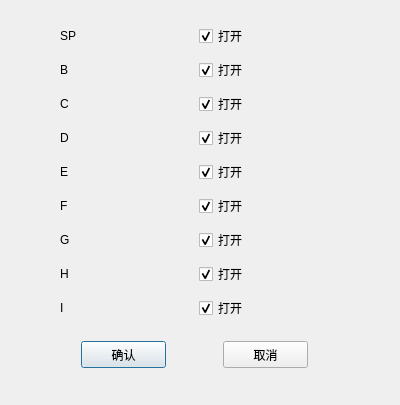
<?xml version="1.0" encoding="UTF-8"?>
<ui version="4.0">
 <class>Dialog</class>
 <widget class="QDialog" name="Dialog">
  <property name="geometry">
   <rect>
    <x>0</x>
    <y>0</y>
    <width>400</width>
    <height>405</height>
   </rect>
  </property>
  <property name="windowTitle">
   <string>配置(自动化分析)</string>
  </property>
  <widget class="QWidget" name="layoutWidget">
   <property name="geometry">
    <rect>
     <x>30</x>
     <y>340</y>
     <width>331</width>
     <height>29</height>
    </rect>
   </property>
   <layout class="QHBoxLayout" name="horizontalLayout">
    <item>
     <widget class="QPushButton" name="pushButton_ok">
      <property name="maximumSize">
       <size>
        <width>85</width>
        <height>27</height>
       </size>
      </property>
      <property name="text">
       <string>确认</string>
      </property>
     </widget>
    </item>
    <item>
     <widget class="QPushButton" name="pushButton_cancel">
      <property name="maximumSize">
       <size>
        <width>85</width>
        <height>27</height>
       </size>
      </property>
      <property name="text">
       <string>取消</string>
      </property>
     </widget>
    </item>
   </layout>
  </widget>
  <widget class="QWidget" name="layoutWidget_2">
   <property name="geometry">
    <rect>
     <x>60</x>
     <y>20</y>
     <width>271</width>
     <height>311</height>
    </rect>
   </property>
   <layout class="QGridLayout" name="gridLayout">
    <item row="0" column="0">
     <widget class="QLabel" name="label">
      <property name="text">
       <string>SP</string>
      </property>
     </widget>
    </item>
    <item row="0" column="1">
     <widget class="QCheckBox" name="checkBox_cfg">
      <property name="text">
       <string>打开</string>
      </property>
      <property name="checked">
       <bool>true</bool>
      </property>
     </widget>
    </item>
    <item row="1" column="0">
     <widget class="QLabel" name="label_2">
      <property name="text">
       <string>B</string>
      </property>
     </widget>
    </item>
    <item row="1" column="1">
     <widget class="QCheckBox" name="checkBox_dalvik">
      <property name="text">
       <string>打开</string>
      </property>
      <property name="checked">
       <bool>true</bool>
      </property>
     </widget>
    </item>
    <item row="2" column="0">
     <widget class="QLabel" name="label_3">
      <property name="text">
       <string>C</string>
      </property>
     </widget>
    </item>
    <item row="2" column="1">
     <widget class="QCheckBox" name="checkBox_javacode">
      <property name="text">
       <string>打开</string>
      </property>
      <property name="checked">
       <bool>true</bool>
      </property>
     </widget>
    </item>
    <item row="3" column="0">
     <widget class="QLabel" name="label_4">
      <property name="text">
       <string>D</string>
      </property>
     </widget>
    </item>
    <item row="3" column="1">
     <widget class="QCheckBox" name="checkBox_bytecode">
      <property name="text">
       <string>打开</string>
      </property>
      <property name="checked">
       <bool>true</bool>
      </property>
     </widget>
    </item>
    <item row="4" column="0">
     <widget class="QLabel" name="label_5">
      <property name="text">
       <string>E</string>
      </property>
     </widget>
    </item>
    <item row="4" column="1">
     <widget class="QCheckBox" name="checkBox_smalicode">
      <property name="text">
       <string>打开</string>
      </property>
      <property name="checked">
       <bool>true</bool>
      </property>
     </widget>
    </item>
    <item row="5" column="0">
     <widget class="QLabel" name="label_6">
      <property name="text">
       <string>F</string>
      </property>
     </widget>
    </item>
    <item row="5" column="1">
     <widget class="QCheckBox" name="checkBox_callin">
      <property name="text">
       <string>打开</string>
      </property>
      <property name="checked">
       <bool>true</bool>
      </property>
     </widget>
    </item>
    <item row="6" column="0">
     <widget class="QLabel" name="label_9">
      <property name="text">
       <string>G</string>
      </property>
     </widget>
    </item>
    <item row="6" column="1">
     <widget class="QCheckBox" name="checkBox_callout">
      <property name="text">
       <string>打开</string>
      </property>
      <property name="checked">
       <bool>true</bool>
      </property>
     </widget>
    </item>
    <item row="7" column="0">
     <widget class="QLabel" name="label_7">
      <property name="text">
       <string>H</string>
      </property>
     </widget>
    </item>
    <item row="7" column="1">
     <widget class="QCheckBox" name="checkBox_permission">
      <property name="text">
       <string>打开</string>
      </property>
      <property name="checked">
       <bool>true</bool>
      </property>
     </widget>
    </item>
    <item row="8" column="0">
     <widget class="QLabel" name="label_8">
      <property name="text">
       <string>I</string>
      </property>
     </widget>
    </item>
    <item row="8" column="1">
     <widget class="QCheckBox" name="checkBox_manifest">
      <property name="text">
       <string>打开</string>
      </property>
      <property name="checked">
       <bool>true</bool>
      </property>
     </widget>
    </item>
   </layout>
  </widget>
 </widget>
 <resources/>
 <connections/>
</ui>
